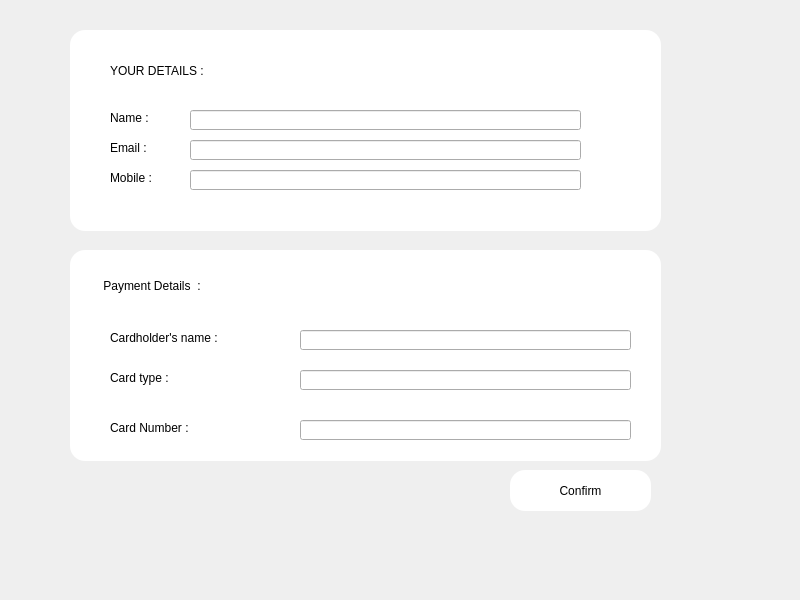
    <widget class="QWidget" name="page5">
     <property name="minimumSize">
      <size>
       <width>800</width>
       <height>600</height>
      </size>
     </property>
     <property name="styleSheet">
      <string notr="true">background-image: url(:/new/prefix1/Pic/sairu-hill-resorts.jpg);</string>
     </property>
     <widget class="QFrame" name="frame_5">
      <property name="geometry">
       <rect>
        <x>70</x>
        <y>30</y>
        <width>591</width>
        <height>201</height>
       </rect>
      </property>
      <property name="styleSheet">
       <string notr="true">QFrame{
background:#ffffff;
border-radius:15px;
}</string>
      </property>
      <property name="frameShape">
       <enum>QFrame::StyledPanel</enum>
      </property>
      <property name="frameShadow">
       <enum>QFrame::Raised</enum>
      </property>
      <widget class="QLabel" name="label_6">
       <property name="geometry">
        <rect>
         <x>40</x>
         <y>20</y>
         <width>181</width>
         <height>41</height>
        </rect>
       </property>
       <property name="styleSheet">
        <string notr="true">font: 87 12pt &quot;Arial Black&quot;;</string>
       </property>
       <property name="text">
        <string>YOUR DETAILS : </string>
       </property>
      </widget>
      <widget class="QLabel" name="name_p5">
       <property name="geometry">
        <rect>
         <x>40</x>
         <y>80</y>
         <width>61</width>
         <height>16</height>
        </rect>
       </property>
       <property name="styleSheet">
        <string notr="true">font: 87 10pt &quot;Arial Black&quot;;</string>
       </property>
       <property name="text">
        <string>Name :</string>
       </property>
      </widget>
      <widget class="QLabel" name="email_levle_p5">
       <property name="geometry">
        <rect>
         <x>40</x>
         <y>110</y>
         <width>61</width>
         <height>16</height>
        </rect>
       </property>
       <property name="styleSheet">
        <string notr="true">font: 87 10pt &quot;Arial Black&quot;;</string>
       </property>
       <property name="text">
        <string>Email :</string>
       </property>
      </widget>
      <widget class="QLabel" name="mobile_level_p5">
       <property name="geometry">
        <rect>
         <x>40</x>
         <y>140</y>
         <width>61</width>
         <height>16</height>
        </rect>
       </property>
       <property name="styleSheet">
        <string notr="true">font: 87 10pt &quot;Arial Black&quot;;</string>
       </property>
       <property name="text">
        <string>Mobile : </string>
       </property>
      </widget>
      <widget class="QLineEdit" name="name_input_p5">
       <property name="geometry">
        <rect>
         <x>120</x>
         <y>80</y>
         <width>391</width>
         <height>20</height>
        </rect>
       </property>
       <property name="styleSheet">
        <string notr="true">color: rgb(255, 255, 255);</string>
       </property>
      </widget>
      <widget class="QLineEdit" name="email_input_p5">
       <property name="geometry">
        <rect>
         <x>120</x>
         <y>110</y>
         <width>391</width>
         <height>20</height>
        </rect>
       </property>
       <property name="styleSheet">
        <string notr="true">color: rgb(255, 255, 255);</string>
       </property>
      </widget>
      <widget class="QLineEdit" name="mobile_input_p5">
       <property name="geometry">
        <rect>
         <x>120</x>
         <y>140</y>
         <width>391</width>
         <height>20</height>
        </rect>
       </property>
       <property name="styleSheet">
        <string notr="true">color: rgb(255, 255, 255);</string>
       </property>
      </widget>
     </widget>
     <widget class="QFrame" name="frame_6">
      <property name="geometry">
       <rect>
        <x>70</x>
        <y>250</y>
        <width>591</width>
        <height>211</height>
       </rect>
      </property>
      <property name="styleSheet">
       <string notr="true">QFrame{
background:#ffffff;
border-radius:15px;
}</string>
      </property>
      <property name="frameShape">
       <enum>QFrame::StyledPanel</enum>
      </property>
      <property name="frameShadow">
       <enum>QFrame::Raised</enum>
      </property>
      <widget class="QLabel" name="label_7">
       <property name="geometry">
        <rect>
         <x>30</x>
         <y>20</y>
         <width>191</width>
         <height>31</height>
        </rect>
       </property>
       <property name="styleSheet">
        <string notr="true">font: 87 12pt &quot;Arial Black&quot;;</string>
       </property>
       <property name="text">
        <string> Payment Details  : </string>
       </property>
      </widget>
      <widget class="QLabel" name="label_8">
       <property name="geometry">
        <rect>
         <x>40</x>
         <y>80</y>
         <width>161</width>
         <height>16</height>
        </rect>
       </property>
       <property name="styleSheet">
        <string notr="true">font: 87 10pt &quot;Arial Black&quot;;</string>
       </property>
       <property name="text">
        <string>Cardholder's name : </string>
       </property>
      </widget>
      <widget class="QLabel" name="label_9">
       <property name="geometry">
        <rect>
         <x>40</x>
         <y>120</y>
         <width>161</width>
         <height>16</height>
        </rect>
       </property>
       <property name="styleSheet">
        <string notr="true">font: 87 10pt &quot;Arial Black&quot;;</string>
       </property>
       <property name="text">
        <string>Card type : </string>
       </property>
      </widget>
      <widget class="QLabel" name="label_10">
       <property name="geometry">
        <rect>
         <x>40</x>
         <y>170</y>
         <width>161</width>
         <height>16</height>
        </rect>
       </property>
       <property name="styleSheet">
        <string notr="true">font: 87 10pt &quot;Arial Black&quot;;</string>
       </property>
       <property name="text">
        <string>Card Number : </string>
       </property>
      </widget>
      <widget class="QLineEdit" name="cardholder_name_p5">
       <property name="geometry">
        <rect>
         <x>230</x>
         <y>80</y>
         <width>331</width>
         <height>20</height>
        </rect>
       </property>
       <property name="styleSheet">
        <string notr="true">color: rgb(255, 255, 255);</string>
       </property>
      </widget>
      <widget class="QLineEdit" name="card_type_p5">
       <property name="geometry">
        <rect>
         <x>230</x>
         <y>120</y>
         <width>331</width>
         <height>20</height>
        </rect>
       </property>
       <property name="styleSheet">
        <string notr="true">color: rgb(255, 255, 255);</string>
       </property>
      </widget>
      <widget class="QLineEdit" name="card_number_p5">
       <property name="geometry">
        <rect>
         <x>230</x>
         <y>170</y>
         <width>331</width>
         <height>20</height>
        </rect>
       </property>
       <property name="styleSheet">
        <string notr="true">color: rgb(255, 255, 255);</string>
       </property>
      </widget>
     </widget>
     <widget class="QPushButton" name="confirm_button_p5">
      <property name="geometry">
       <rect>
        <x>510</x>
        <y>470</y>
        <width>141</width>
        <height>41</height>
       </rect>
      </property>
      <property name="styleSheet">
       <string notr="true">QPushButton
{
background:#ffffff;
border-radius:15px;
}
QPushButton:hover
{
border-radius:15px;
background:black;
color:white;
}</string>
      </property>
      <property name="text">
       <string>Confirm</string>
      </property>
     </widget>
    </widget>
